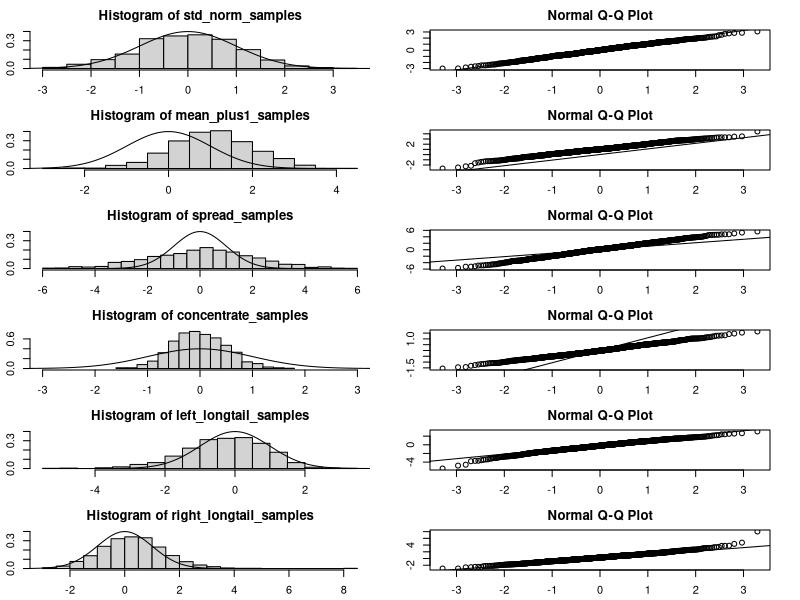

Generate this figure with R:
## ---- chunk 1
#| echo: false
#| fig-height: 10
#| fig-align: center

set.seed(98105)
x_grid <- seq(-4, 4, 0.01)

par(mfrow = c(6, 2), mar = rep(0.3, 4), mai = rep(0.3, 4))
# almost identical
std_norm_samples <- rnorm(n = 1e3, mean = 0, sd = 1)
hist(std_norm_samples, freq = FALSE, breaks = 20, ylim = c(0, 0.4)); lines(x_grid, dnorm(x_grid))
qqnorm(std_norm_samples); qqline(std_norm_samples)

# mean + 1
mean_plus1_samples <- rnorm(n = 1e3, mean = 1, sd = 1)
hist(mean_plus1_samples, freq = FALSE, breaks = 20, ylim = c(0, 0.4)); lines(x_grid, dnorm(x_grid))
qqnorm(mean_plus1_samples); qqline(std_norm_samples)

# more spread
spread_samples <- rnorm(n = 1e3, mean = 0, sd = 2)
hist(spread_samples, freq = FALSE, breaks = 20, ylim = c(0, 0.4)); lines(x_grid, dnorm(x_grid))
qqnorm(spread_samples); qqline(std_norm_samples)

# more concentrated
concentrate_samples <- rnorm(n = 1e3, mean = 0, sd = 0.5)
hist(concentrate_samples, freq = FALSE, breaks = 20, xlim = c(-3, 3)); lines(x_grid, dnorm(x_grid))
qqnorm(concentrate_samples); qqline(std_norm_samples)

# left-long-tail
left_longtail_samples <- std_norm_samples - rgamma(n = 1e3, shape = 0.3)
hist(left_longtail_samples, freq = FALSE, breaks = 20, ylim = c(0, 0.4)); lines(x_grid, dnorm(x_grid))
qqnorm(left_longtail_samples); qqline(std_norm_samples)

# right-long-tail
right_longtail_samples <- std_norm_samples + rgamma(n = 1e3, shape = 0.3)
hist(right_longtail_samples, freq = FALSE, breaks = 20, ylim = c(0, 0.4)); lines(x_grid, dnorm(x_grid))
qqnorm(right_longtail_samples); qqline(std_norm_samples)

